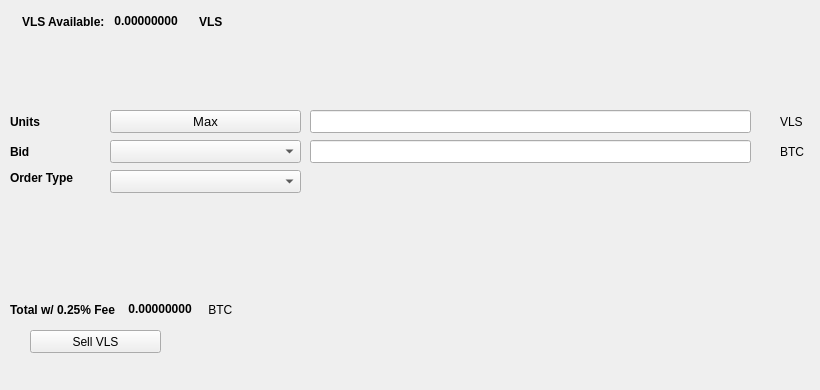
   <widget class="QWidget" name="SellTab">
    <attribute name="title">
     <string>Sell</string>
    </attribute>
    <widget class="QLabel" name="label_16">
     <property name="geometry">
      <rect>
       <x>780</x>
       <y>140</y>
       <width>31</width>
       <height>23</height>
      </rect>
     </property>
     <property name="text">
      <string>BTC</string>
     </property>
    </widget>
    <widget class="QComboBox" name="SellBidcomboBox">
     <property name="geometry">
      <rect>
       <x>110</x>
       <y>140</y>
       <width>191</width>
       <height>23</height>
      </rect>
     </property>
     <property name="font">
      <font>
       <pointsize>10</pointsize>
      </font>
     </property>
    </widget>
    <widget class="QLabel" name="label_18">
     <property name="geometry">
      <rect>
       <x>10</x>
       <y>110</y>
       <width>46</width>
       <height>23</height>
      </rect>
     </property>
     <property name="font">
      <font>
       <weight>75</weight>
       <bold>true</bold>
      </font>
     </property>
     <property name="text">
      <string>Units</string>
     </property>
    </widget>
    <widget class="QPushButton" name="Sell_Max_Amount">
     <property name="geometry">
      <rect>
       <x>110</x>
       <y>110</y>
       <width>191</width>
       <height>23</height>
      </rect>
     </property>
     <property name="font">
      <font>
       <pointsize>10</pointsize>
      </font>
     </property>
     <property name="text">
      <string>Max</string>
     </property>
    </widget>
    <widget class="QLabel" name="label_20">
     <property name="geometry">
      <rect>
       <x>10</x>
       <y>170</y>
       <width>91</width>
       <height>16</height>
      </rect>
     </property>
     <property name="font">
      <font>
       <weight>75</weight>
       <bold>true</bold>
      </font>
     </property>
     <property name="text">
      <string>Order Type</string>
     </property>
    </widget>
    <widget class="QComboBox" name="SellOrdertypeCombo">
     <property name="geometry">
      <rect>
       <x>110</x>
       <y>170</y>
       <width>191</width>
       <height>23</height>
      </rect>
     </property>
     <property name="font">
      <font>
       <pointsize>10</pointsize>
      </font>
     </property>
    </widget>
    <widget class="QLabel" name="label_21">
     <property name="geometry">
      <rect>
       <x>10</x>
       <y>140</y>
       <width>46</width>
       <height>23</height>
      </rect>
     </property>
     <property name="font">
      <font>
       <weight>75</weight>
       <bold>true</bold>
      </font>
     </property>
     <property name="text">
      <string>Bid</string>
     </property>
    </widget>
    <widget class="QLabel" name="label_22">
     <property name="geometry">
      <rect>
       <x>780</x>
       <y>110</y>
       <width>31</width>
       <height>23</height>
      </rect>
     </property>
     <property name="text">
      <string>VLS</string>
     </property>
    </widget>
    <widget class="QLineEdit" name="UnitsInputVLS">
     <property name="geometry">
      <rect>
       <x>310</x>
       <y>110</y>
       <width>441</width>
       <height>23</height>
      </rect>
     </property>
     <property name="font">
      <font>
       <pointsize>9</pointsize>
       <weight>75</weight>
       <bold>true</bold>
      </font>
     </property>
    </widget>
    <widget class="QLineEdit" name="SellBidPriceEdit">
     <property name="geometry">
      <rect>
       <x>310</x>
       <y>140</y>
       <width>441</width>
       <height>23</height>
      </rect>
     </property>
     <property name="font">
      <font>
       <pointsize>9</pointsize>
       <weight>75</weight>
       <bold>true</bold>
      </font>
     </property>
    </widget>
    <widget class="QPushButton" name="SellVLSBTN">
     <property name="geometry">
      <rect>
       <x>30</x>
       <y>330</y>
       <width>131</width>
       <height>23</height>
      </rect>
     </property>
     <property name="text">
      <string>Sell VLS</string>
     </property>
     <property name="icon">
      <iconset resource="../veles">
       <normaloff>:/icons/bitcoin</normaloff>:/icons/bitcoin</iconset>
     </property>
    </widget>
    <widget class="QWidget" name="layoutWidget3">
     <property name="geometry">
      <rect>
       <x>22</x>
       <y>12</y>
       <width>258</width>
       <height>19</height>
      </rect>
     </property>
     <layout class="QHBoxLayout" name="horizontalLayout">
      <item>
       <widget class="QLabel" name="label232_2">
        <property name="font">
         <font>
          <weight>75</weight>
          <bold>true</bold>
         </font>
        </property>
        <property name="text">
         <string>VLS Available:</string>
        </property>
       </widget>
      </item>
      <item>
       <widget class="QLabel" name="VLSAvailableLabel">
        <property name="palette">
         <palette>
          <active>
           <colorrole role="WindowText">
            <brush brushstyle="SolidPattern">
             <color alpha="255">
              <red>0</red>
              <green>0</green>
              <blue>0</blue>
             </color>
            </brush>
           </colorrole>
           <colorrole role="Button">
            <brush brushstyle="SolidPattern">
             <color alpha="255">
              <red>0</red>
              <green>170</green>
              <blue>0</blue>
             </color>
            </brush>
           </colorrole>
           <colorrole role="Light">
            <brush brushstyle="SolidPattern">
             <color alpha="255">
              <red>0</red>
              <green>255</green>
              <blue>0</blue>
             </color>
            </brush>
           </colorrole>
           <colorrole role="Midlight">
            <brush brushstyle="SolidPattern">
             <color alpha="255">
              <red>0</red>
              <green>212</green>
              <blue>0</blue>
             </color>
            </brush>
           </colorrole>
           <colorrole role="Dark">
            <brush brushstyle="SolidPattern">
             <color alpha="255">
              <red>0</red>
              <green>85</green>
              <blue>0</blue>
             </color>
            </brush>
           </colorrole>
           <colorrole role="Mid">
            <brush brushstyle="SolidPattern">
             <color alpha="255">
              <red>0</red>
              <green>113</green>
              <blue>0</blue>
             </color>
            </brush>
           </colorrole>
           <colorrole role="Text">
            <brush brushstyle="SolidPattern">
             <color alpha="255">
              <red>0</red>
              <green>170</green>
              <blue>0</blue>
             </color>
            </brush>
           </colorrole>
           <colorrole role="BrightText">
            <brush brushstyle="SolidPattern">
             <color alpha="255">
              <red>255</red>
              <green>255</green>
              <blue>255</blue>
             </color>
            </brush>
           </colorrole>
           <colorrole role="ButtonText">
            <brush brushstyle="SolidPattern">
             <color alpha="255">
              <red>0</red>
              <green>0</green>
              <blue>0</blue>
             </color>
            </brush>
           </colorrole>
           <colorrole role="Base">
            <brush brushstyle="SolidPattern">
             <color alpha="255">
              <red>255</red>
              <green>255</green>
              <blue>255</blue>
             </color>
            </brush>
           </colorrole>
           <colorrole role="Window">
            <brush brushstyle="SolidPattern">
             <color alpha="255">
              <red>0</red>
              <green>170</green>
              <blue>0</blue>
             </color>
            </brush>
           </colorrole>
           <colorrole role="Shadow">
            <brush brushstyle="SolidPattern">
             <color alpha="255">
              <red>0</red>
              <green>0</green>
              <blue>0</blue>
             </color>
            </brush>
           </colorrole>
           <colorrole role="AlternateBase">
            <brush brushstyle="SolidPattern">
             <color alpha="255">
              <red>127</red>
              <green>212</green>
              <blue>127</blue>
             </color>
            </brush>
           </colorrole>
           <colorrole role="ToolTipBase">
            <brush brushstyle="SolidPattern">
             <color alpha="255">
              <red>255</red>
              <green>255</green>
              <blue>220</blue>
             </color>
            </brush>
           </colorrole>
           <colorrole role="ToolTipText">
            <brush brushstyle="SolidPattern">
             <color alpha="255">
              <red>0</red>
              <green>0</green>
              <blue>0</blue>
             </color>
            </brush>
           </colorrole>
          </active>
          <inactive>
           <colorrole role="WindowText">
            <brush brushstyle="SolidPattern">
             <color alpha="255">
              <red>0</red>
              <green>0</green>
              <blue>0</blue>
             </color>
            </brush>
           </colorrole>
           <colorrole role="Button">
            <brush brushstyle="SolidPattern">
             <color alpha="255">
              <red>0</red>
              <green>170</green>
              <blue>0</blue>
             </color>
            </brush>
           </colorrole>
           <colorrole role="Light">
            <brush brushstyle="SolidPattern">
             <color alpha="255">
              <red>0</red>
              <green>255</green>
              <blue>0</blue>
             </color>
            </brush>
           </colorrole>
           <colorrole role="Midlight">
            <brush brushstyle="SolidPattern">
             <color alpha="255">
              <red>0</red>
              <green>212</green>
              <blue>0</blue>
             </color>
            </brush>
           </colorrole>
           <colorrole role="Dark">
            <brush brushstyle="SolidPattern">
             <color alpha="255">
              <red>0</red>
              <green>85</green>
              <blue>0</blue>
             </color>
            </brush>
           </colorrole>
           <colorrole role="Mid">
            <brush brushstyle="SolidPattern">
             <color alpha="255">
              <red>0</red>
              <green>113</green>
              <blue>0</blue>
             </color>
            </brush>
           </colorrole>
           <colorrole role="Text">
            <brush brushstyle="SolidPattern">
             <color alpha="255">
              <red>0</red>
              <green>170</green>
              <blue>0</blue>
             </color>
            </brush>
           </colorrole>
           <colorrole role="BrightText">
            <brush brushstyle="SolidPattern">
             <color alpha="255">
              <red>255</red>
              <green>255</green>
              <blue>255</blue>
             </color>
            </brush>
           </colorrole>
           <colorrole role="ButtonText">
            <brush brushstyle="SolidPattern">
             <color alpha="255">
              <red>0</red>
              <green>0</green>
              <blue>0</blue>
             </color>
            </brush>
           </colorrole>
           <colorrole role="Base">
            <brush brushstyle="SolidPattern">
             <color alpha="255">
              <red>255</red>
              <green>255</green>
              <blue>255</blue>
             </color>
            </brush>
           </colorrole>
           <colorrole role="Window">
            <brush brushstyle="SolidPattern">
             <color alpha="255">
              <red>0</red>
              <green>170</green>
              <blue>0</blue>
             </color>
            </brush>
           </colorrole>
           <colorrole role="Shadow">
            <brush brushstyle="SolidPattern">
             <color alpha="255">
              <red>0</red>
              <green>0</green>
              <blue>0</blue>
             </color>
            </brush>
           </colorrole>
           <colorrole role="AlternateBase">
            <brush brushstyle="SolidPattern">
             <color alpha="255">
              <red>127</red>
              <green>212</green>
              <blue>127</blue>
             </color>
            </brush>
           </colorrole>
           <colorrole role="ToolTipBase">
            <brush brushstyle="SolidPattern">
             <color alpha="255">
              <red>255</red>
              <green>255</green>
              <blue>220</blue>
             </color>
            </brush>
           </colorrole>
           <colorrole role="ToolTipText">
            <brush brushstyle="SolidPattern">
             <color alpha="255">
              <red>0</red>
              <green>0</green>
              <blue>0</blue>
             </color>
            </brush>
           </colorrole>
          </inactive>
          <disabled>
           <colorrole role="WindowText">
            <brush brushstyle="SolidPattern">
             <color alpha="255">
              <red>0</red>
              <green>85</green>
              <blue>0</blue>
             </color>
            </brush>
           </colorrole>
           <colorrole role="Button">
            <brush brushstyle="SolidPattern">
             <color alpha="255">
              <red>0</red>
              <green>170</green>
              <blue>0</blue>
             </color>
            </brush>
           </colorrole>
           <colorrole role="Light">
            <brush brushstyle="SolidPattern">
             <color alpha="255">
              <red>0</red>
              <green>255</green>
              <blue>0</blue>
             </color>
            </brush>
           </colorrole>
           <colorrole role="Midlight">
            <brush brushstyle="SolidPattern">
             <color alpha="255">
              <red>0</red>
              <green>212</green>
              <blue>0</blue>
             </color>
            </brush>
           </colorrole>
           <colorrole role="Dark">
            <brush brushstyle="SolidPattern">
             <color alpha="255">
              <red>0</red>
              <green>85</green>
              <blue>0</blue>
             </color>
            </brush>
           </colorrole>
           <colorrole role="Mid">
            <brush brushstyle="SolidPattern">
             <color alpha="255">
              <red>0</red>
              <green>113</green>
              <blue>0</blue>
             </color>
            </brush>
           </colorrole>
           <colorrole role="Text">
            <brush brushstyle="SolidPattern">
             <color alpha="255">
              <red>0</red>
              <green>85</green>
              <blue>0</blue>
             </color>
            </brush>
           </colorrole>
           <colorrole role="BrightText">
            <brush brushstyle="SolidPattern">
             <color alpha="255">
              <red>255</red>
              <green>255</green>
              <blue>255</blue>
             </color>
            </brush>
           </colorrole>
           <colorrole role="ButtonText">
            <brush brushstyle="SolidPattern">
             <color alpha="255">
              <red>0</red>
              <green>85</green>
              <blue>0</blue>
             </color>
            </brush>
           </colorrole>
           <colorrole role="Base">
            <brush brushstyle="SolidPattern">
             <color alpha="255">
              <red>0</red>
              <green>170</green>
              <blue>0</blue>
             </color>
            </brush>
           </colorrole>
           <colorrole role="Window">
            <brush brushstyle="SolidPattern">
             <color alpha="255">
              <red>0</red>
              <green>170</green>
              <blue>0</blue>
             </color>
            </brush>
           </colorrole>
           <colorrole role="Shadow">
            <brush brushstyle="SolidPattern">
             <color alpha="255">
              <red>0</red>
              <green>0</green>
              <blue>0</blue>
             </color>
            </brush>
           </colorrole>
           <colorrole role="AlternateBase">
            <brush brushstyle="SolidPattern">
             <color alpha="255">
              <red>0</red>
              <green>170</green>
              <blue>0</blue>
             </color>
            </brush>
           </colorrole>
           <colorrole role="ToolTipBase">
            <brush brushstyle="SolidPattern">
             <color alpha="255">
              <red>255</red>
              <green>255</green>
              <blue>220</blue>
             </color>
            </brush>
           </colorrole>
           <colorrole role="ToolTipText">
            <brush brushstyle="SolidPattern">
             <color alpha="255">
              <red>0</red>
              <green>0</green>
              <blue>0</blue>
             </color>
            </brush>
           </colorrole>
          </disabled>
         </palette>
        </property>
        <property name="font">
         <font>
          <weight>75</weight>
          <bold>true</bold>
         </font>
        </property>
        <property name="text">
         <string> 0.00000000 </string>
        </property>
        <property name="textInteractionFlags">
         <set>Qt::LinksAccessibleByMouse|Qt::TextSelectableByKeyboard|Qt::TextSelectableByMouse</set>
        </property>
       </widget>
      </item>
      <item>
       <widget class="QLabel" name="labelVLS">
        <property name="font">
         <font>
          <weight>75</weight>
          <bold>true</bold>
         </font>
        </property>
        <property name="text">
         <string>VLS</string>
        </property>
       </widget>
      </item>
     </layout>
    </widget>
    <widget class="QWidget" name="layoutWidget">
     <property name="geometry">
      <rect>
       <x>10</x>
       <y>300</y>
       <width>268</width>
       <height>19</height>
      </rect>
     </property>
     <layout class="QHBoxLayout" name="horizontalLayout_2">
      <item>
       <widget class="QLabel" name="label_19">
        <property name="font">
         <font>
          <weight>75</weight>
          <bold>true</bold>
         </font>
        </property>
        <property name="text">
         <string>Total w/ 0.25% Fee </string>
        </property>
       </widget>
      </item>
      <item>
       <widget class="QLabel" name="SellCostLabel">
        <property name="palette">
         <palette>
          <active>
           <colorrole role="WindowText">
            <brush brushstyle="SolidPattern">
             <color alpha="255">
              <red>0</red>
              <green>0</green>
              <blue>0</blue>
             </color>
            </brush>
           </colorrole>
           <colorrole role="Button">
            <brush brushstyle="SolidPattern">
             <color alpha="255">
              <red>0</red>
              <green>170</green>
              <blue>0</blue>
             </color>
            </brush>
           </colorrole>
           <colorrole role="Light">
            <brush brushstyle="SolidPattern">
             <color alpha="255">
              <red>0</red>
              <green>255</green>
              <blue>0</blue>
             </color>
            </brush>
           </colorrole>
           <colorrole role="Midlight">
            <brush brushstyle="SolidPattern">
             <color alpha="255">
              <red>0</red>
              <green>212</green>
              <blue>0</blue>
             </color>
            </brush>
           </colorrole>
           <colorrole role="Dark">
            <brush brushstyle="SolidPattern">
             <color alpha="255">
              <red>0</red>
              <green>85</green>
              <blue>0</blue>
             </color>
            </brush>
           </colorrole>
           <colorrole role="Mid">
            <brush brushstyle="SolidPattern">
             <color alpha="255">
              <red>0</red>
              <green>113</green>
              <blue>0</blue>
             </color>
            </brush>
           </colorrole>
           <colorrole role="Text">
            <brush brushstyle="SolidPattern">
             <color alpha="255">
              <red>0</red>
              <green>170</green>
              <blue>0</blue>
             </color>
            </brush>
           </colorrole>
           <colorrole role="BrightText">
            <brush brushstyle="SolidPattern">
             <color alpha="255">
              <red>255</red>
              <green>255</green>
              <blue>255</blue>
             </color>
            </brush>
           </colorrole>
           <colorrole role="ButtonText">
            <brush brushstyle="SolidPattern">
             <color alpha="255">
              <red>0</red>
              <green>0</green>
              <blue>0</blue>
             </color>
            </brush>
           </colorrole>
           <colorrole role="Base">
            <brush brushstyle="SolidPattern">
             <color alpha="255">
              <red>255</red>
              <green>255</green>
              <blue>255</blue>
             </color>
            </brush>
           </colorrole>
           <colorrole role="Window">
            <brush brushstyle="SolidPattern">
             <color alpha="255">
              <red>0</red>
              <green>170</green>
              <blue>0</blue>
             </color>
            </brush>
           </colorrole>
           <colorrole role="Shadow">
            <brush brushstyle="SolidPattern">
             <color alpha="255">
              <red>0</red>
              <green>0</green>
              <blue>0</blue>
             </color>
            </brush>
           </colorrole>
           <colorrole role="AlternateBase">
            <brush brushstyle="SolidPattern">
             <color alpha="255">
              <red>127</red>
              <green>212</green>
              <blue>127</blue>
             </color>
            </brush>
           </colorrole>
           <colorrole role="ToolTipBase">
            <brush brushstyle="SolidPattern">
             <color alpha="255">
              <red>255</red>
              <green>255</green>
              <blue>220</blue>
             </color>
            </brush>
           </colorrole>
           <colorrole role="ToolTipText">
            <brush brushstyle="SolidPattern">
             <color alpha="255">
              <red>0</red>
              <green>0</green>
              <blue>0</blue>
             </color>
            </brush>
           </colorrole>
          </active>
          <inactive>
           <colorrole role="WindowText">
            <brush brushstyle="SolidPattern">
             <color alpha="255">
              <red>0</red>
              <green>0</green>
              <blue>0</blue>
             </color>
            </brush>
           </colorrole>
           <colorrole role="Button">
            <brush brushstyle="SolidPattern">
             <color alpha="255">
              <red>0</red>
              <green>170</green>
              <blue>0</blue>
             </color>
            </brush>
           </colorrole>
           <colorrole role="Light">
            <brush brushstyle="SolidPattern">
             <color alpha="255">
              <red>0</red>
              <green>255</green>
              <blue>0</blue>
             </color>
            </brush>
           </colorrole>
           <colorrole role="Midlight">
            <brush brushstyle="SolidPattern">
             <color alpha="255">
              <red>0</red>
              <green>212</green>
              <blue>0</blue>
             </color>
            </brush>
           </colorrole>
           <colorrole role="Dark">
            <brush brushstyle="SolidPattern">
             <color alpha="255">
              <red>0</red>
              <green>85</green>
              <blue>0</blue>
             </color>
            </brush>
           </colorrole>
           <colorrole role="Mid">
            <brush brushstyle="SolidPattern">
             <color alpha="255">
              <red>0</red>
              <green>113</green>
              <blue>0</blue>
             </color>
            </brush>
           </colorrole>
           <colorrole role="Text">
            <brush brushstyle="SolidPattern">
             <color alpha="255">
              <red>0</red>
              <green>170</green>
              <blue>0</blue>
             </color>
            </brush>
           </colorrole>
           <colorrole role="BrightText">
            <brush brushstyle="SolidPattern">
             <color alpha="255">
              <red>255</red>
              <green>255</green>
              <blue>255</blue>
             </color>
            </brush>
           </colorrole>
           <colorrole role="ButtonText">
            <brush brushstyle="SolidPattern">
             <color alpha="255">
              <red>0</red>
              <green>0</green>
              <blue>0</blue>
             </color>
            </brush>
           </colorrole>
           <colorrole role="Base">
            <brush brushstyle="SolidPattern">
             <color alpha="255">
              <red>255</red>
              <green>255</green>
              <blue>255</blue>
             </color>
            </brush>
           </colorrole>
           <colorrole role="Window">
            <brush brushstyle="SolidPattern">
             <color alpha="255">
              <red>0</red>
              <green>170</green>
              <blue>0</blue>
             </color>
            </brush>
           </colorrole>
           <colorrole role="Shadow">
            <brush brushstyle="SolidPattern">
             <color alpha="255">
              <red>0</red>
              <green>0</green>
              <blue>0</blue>
             </color>
            </brush>
           </colorrole>
           <colorrole role="AlternateBase">
            <brush brushstyle="SolidPattern">
             <color alpha="255">
              <red>127</red>
              <green>212</green>
              <blue>127</blue>
             </color>
            </brush>
           </colorrole>
           <colorrole role="ToolTipBase">
            <brush brushstyle="SolidPattern">
             <color alpha="255">
              <red>255</red>
              <green>255</green>
              <blue>220</blue>
             </color>
            </brush>
           </colorrole>
           <colorrole role="ToolTipText">
            <brush brushstyle="SolidPattern">
             <color alpha="255">
              <red>0</red>
              <green>0</green>
              <blue>0</blue>
             </color>
            </brush>
           </colorrole>
          </inactive>
          <disabled>
           <colorrole role="WindowText">
            <brush brushstyle="SolidPattern">
             <color alpha="255">
              <red>0</red>
              <green>85</green>
              <blue>0</blue>
             </color>
            </brush>
           </colorrole>
           <colorrole role="Button">
            <brush brushstyle="SolidPattern">
             <color alpha="255">
              <red>0</red>
              <green>170</green>
              <blue>0</blue>
             </color>
            </brush>
           </colorrole>
           <colorrole role="Light">
            <brush brushstyle="SolidPattern">
             <color alpha="255">
              <red>0</red>
              <green>255</green>
              <blue>0</blue>
             </color>
            </brush>
           </colorrole>
           <colorrole role="Midlight">
            <brush brushstyle="SolidPattern">
             <color alpha="255">
              <red>0</red>
              <green>212</green>
              <blue>0</blue>
             </color>
            </brush>
           </colorrole>
           <colorrole role="Dark">
            <brush brushstyle="SolidPattern">
             <color alpha="255">
              <red>0</red>
              <green>85</green>
              <blue>0</blue>
             </color>
            </brush>
           </colorrole>
           <colorrole role="Mid">
            <brush brushstyle="SolidPattern">
             <color alpha="255">
              <red>0</red>
              <green>113</green>
              <blue>0</blue>
             </color>
            </brush>
           </colorrole>
           <colorrole role="Text">
            <brush brushstyle="SolidPattern">
             <color alpha="255">
              <red>0</red>
              <green>85</green>
              <blue>0</blue>
             </color>
            </brush>
           </colorrole>
           <colorrole role="BrightText">
            <brush brushstyle="SolidPattern">
             <color alpha="255">
              <red>255</red>
              <green>255</green>
              <blue>255</blue>
             </color>
            </brush>
           </colorrole>
           <colorrole role="ButtonText">
            <brush brushstyle="SolidPattern">
             <color alpha="255">
              <red>0</red>
              <green>85</green>
              <blue>0</blue>
             </color>
            </brush>
           </colorrole>
           <colorrole role="Base">
            <brush brushstyle="SolidPattern">
             <color alpha="255">
              <red>0</red>
              <green>170</green>
              <blue>0</blue>
             </color>
            </brush>
           </colorrole>
           <colorrole role="Window">
            <brush brushstyle="SolidPattern">
             <color alpha="255">
              <red>0</red>
              <green>170</green>
              <blue>0</blue>
             </color>
            </brush>
           </colorrole>
           <colorrole role="Shadow">
            <brush brushstyle="SolidPattern">
             <color alpha="255">
              <red>0</red>
              <green>0</green>
              <blue>0</blue>
             </color>
            </brush>
           </colorrole>
           <colorrole role="AlternateBase">
            <brush brushstyle="SolidPattern">
             <color alpha="255">
              <red>0</red>
              <green>170</green>
              <blue>0</blue>
             </color>
            </brush>
           </colorrole>
           <colorrole role="ToolTipBase">
            <brush brushstyle="SolidPattern">
             <color alpha="255">
              <red>255</red>
              <green>255</green>
              <blue>220</blue>
             </color>
            </brush>
           </colorrole>
           <colorrole role="ToolTipText">
            <brush brushstyle="SolidPattern">
             <color alpha="255">
              <red>0</red>
              <green>0</green>
              <blue>0</blue>
             </color>
            </brush>
           </colorrole>
          </disabled>
         </palette>
        </property>
        <property name="font">
         <font>
          <weight>75</weight>
          <bold>true</bold>
         </font>
        </property>
        <property name="autoFillBackground">
         <bool>false</bool>
        </property>
        <property name="text">
         <string> 0.00000000</string>
        </property>
        <property name="textInteractionFlags">
         <set>Qt::LinksAccessibleByMouse|Qt::TextSelectableByMouse</set>
        </property>
       </widget>
      </item>
      <item>
       <widget class="QLabel" name="label_17">
        <property name="font">
         <font>
          <weight>50</weight>
          <bold>false</bold>
         </font>
        </property>
        <property name="text">
         <string> BTC</string>
        </property>
       </widget>
      </item>
     </layout>
    </widget>
    <widget class="QLabel" name="label_23">
     <property name="geometry">
      <rect>
       <x>460</x>
       <y>300</y>
       <width>281</width>
       <height>81</height>
      </rect>
     </property>
     <property name="text">
      <string/>
     </property>
     <property name="pixmap">
      <pixmap>:/images/bittrex</pixmap>
     </property>
    </widget>
   </widget>
